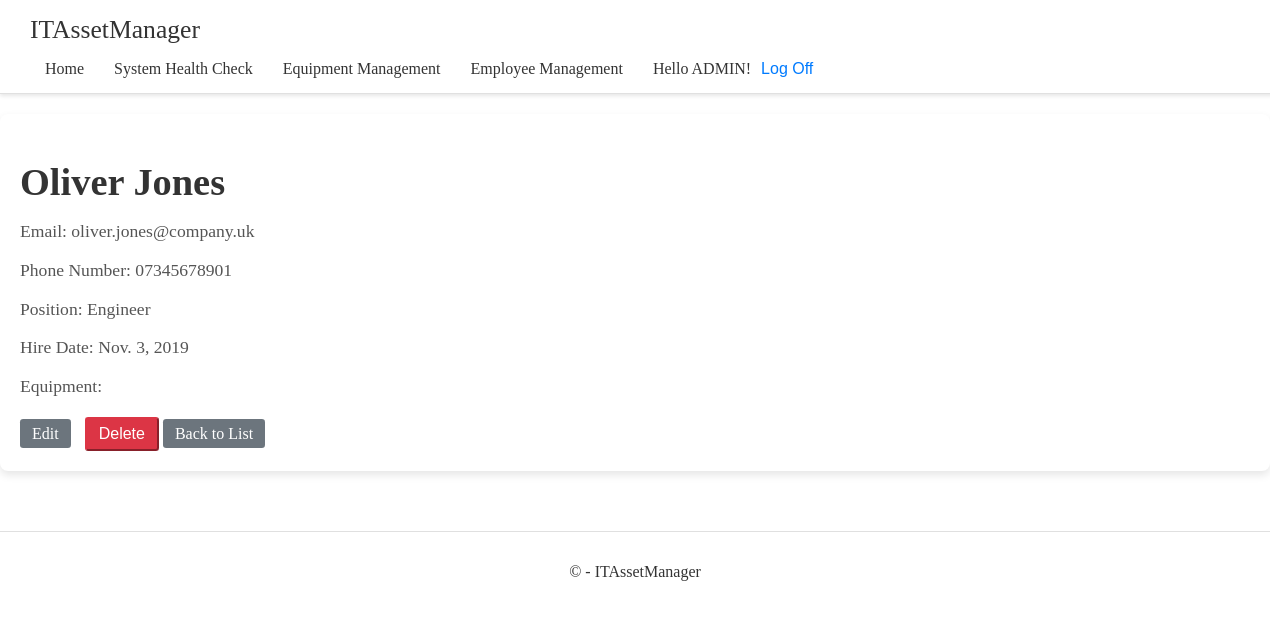
The app's page /employee/6/ (signed in), older data.
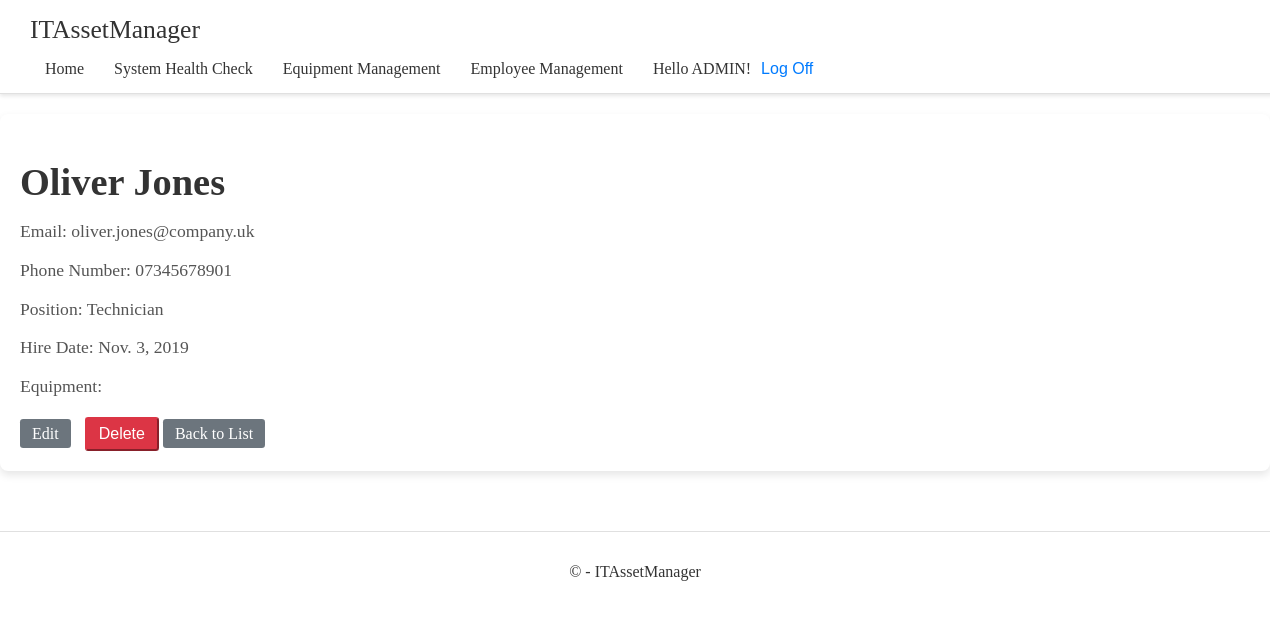
The same page, newer data.
### app/models.py (models this page shows, shortened)
class Employee(models.Model):
    POSITION_CHOICES = [
        ('manager', 'Manager'),
        ('technician', 'Technician'),
        ('intern', 'Intern'),
        ('contractor', 'Contractor'),
        ('receptionist', 'Receptionist'),
        ('hr manager', 'Hr Manager'),
    ]
    first_name = models.CharField(max_length=50)
    last_name = models.CharField(max_length=50)
    email = models.EmailField(unique=True)
    phone_number = models.CharField(max_length=15, null=True, blank=True)  # Nullable and blankable
    position = models.CharField(max_length=20, choices=POSITION_CHOICES, default='intern')
    hire_date = models.DateField(default=date.today)  # Default to current day
    equipment = models.ManyToManyField(Equipment, blank=True)

### app/decorators.py (the view)
    def wrapper(request, *args, **kwargs):
        if not request.user.is_authenticated:
            return redirect('login')
        return view_func(request, *args, **kwargs)

### app/views.py (called while the page is built)
@login_required
def employee_detail(request, pk):
    employee = get_object_or_404(Employee, pk=pk)
    return render(request, 'app/employee/employee_detail.html', {'employee': employee})

### app/templates/app/employee/employee_detail.html (shortened to what this page needs)
{% extends 'app/base.html' %}
{% load static %}
{% block extra_head %}
<link rel="stylesheet" href="{% static 'app/content/employee/employee_detail.css' %}">
{% endblock %}
{% block content %}
<div class="employee-detail">
    <h1>{{ employee.first_name }} {{ employee.last_name }}</h1>
    <p>Email: {{ employee.email }}</p>
    <p>Phone Number: {{ employee.phone_number }}</p>
    <p>Position: {{ employee.get_position_display }}</p>
    <p>Hire Date: {{ employee.hire_date }}</p>
    <p>Equipment:</p>
    <a class="btn btn-secondary" href="{% url 'employee_update' employee.pk %}">Edit</a>
    <form method="post" action="{% url 'employee_delete' employee.pk %}" style="display:inline;">
        <button class="btn btn-danger" type="submit">Delete</button>
    </form>
    <a class="btn btn-secondary" href="{% url 'employee_list' %}">Back to List</a>
</div>
{% endblock %}

Row changes from the older to the newer data that the page shows:
changed Employee "Oliver": position "Engineer" → "Technician"
